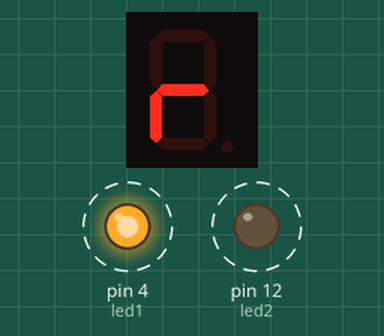
This sketch was run on a simulated Arduino Uno, built with avr-gcc and run on an emulated ATmega328P. Shown: 1-digit seven-segment display, output pins drawn as LEDs (lit = HIGH). Wiring (inferred from the names in the program): 1-digit 7-segment display, segments lit when HIGH: segments pin 5, pin 6, pin 7, pin 8, pin 9, pin 10, pin 11. Dashed ring = blinking. The segment pins are drawn as the display they are named for; pins used as bus, display or sensor lines are not drawn.

Above: at 0.1 s.
At 2.1 s:
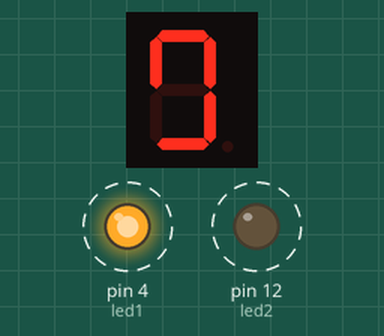
At 8.1 s:
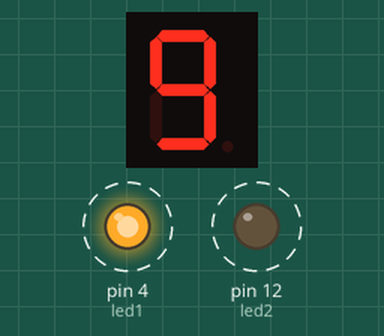
At 17.0 s:
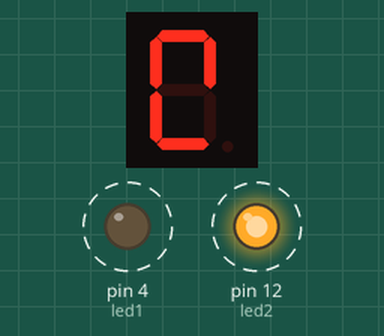
Timing chart, 0 to 40.0 s (numbered marks = the images above):
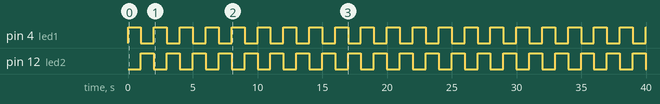

The sketch:

CountingNumbers.ino
```cpp
/*
  CountingNumbers
  Uses the seven segment display to count numbers from 1-10 then spelling ILLINI
 */

// Give Pin 4-12 a name
int ledA = 5;
int ledB = 6;
int ledC = 7;
int ledD = 8;
int ledE = 9;
int ledF = 10;
int ledG = 11;
int led1 = 4;
int led2 =12;

void setup() {
  // initialize digital pins A-G, 1-2 as an output,
  // A-G represents 1 segment of the seven segment display
  // 1 and 2 corresponds to the LED which will alternately blink while display is counting
  pinMode(ledA, OUTPUT);
  pinMode(ledB, OUTPUT);
  pinMode(ledC, OUTPUT);
  pinMode(ledD, OUTPUT);
  pinMode(ledE, OUTPUT);
  pinMode(ledF, OUTPUT);
  pinMode(ledG, OUTPUT);
  pinMode(led1, OUTPUT);
  pinMode(led2, OUTPUT);
}

void loop() {
  digitalWrite(ledD,LOW),digitalWrite(ledE, HIGH),digitalWrite(ledG, HIGH),digitalWrite(led1, HIGH),digitalWrite(led2, LOW);   // Turn on display for number 1 and the top LED
  delay(1000);               // wait for a second
  digitalWrite(ledG, LOW),digitalWrite(ledD, HIGH),digitalWrite(ledF,HIGH),digitalWrite(ledB,HIGH),digitalWrite(ledA,HIGH),digitalWrite(ledE,HIGH),digitalWrite(led1, LOW),digitalWrite(led2, HIGH);  // Turn on display for number 2 and the bot LED
  delay(1000);               // wait for a second
  digitalWrite(ledE,LOW),digitalWrite(ledC,HIGH),digitalWrite(led1, HIGH),digitalWrite(led2, LOW);  // Turn on display for number 3 and the top LED
  delay(1000);               // wait for a second
  digitalWrite(ledD,LOW),digitalWrite(ledA,LOW),digitalWrite(ledG,HIGH),digitalWrite(led1, LOW),digitalWrite(led2, HIGH);  // Turn on display for number 4 and the bot LED
  delay(1000);               // wait for a second
  digitalWrite(ledB,LOW),digitalWrite(ledA,HIGH),digitalWrite(ledD,HIGH),digitalWrite(led1, HIGH),digitalWrite(led2, LOW);  // Turn on display for number 5 and the top LED
  delay(1000);               // wait for a second
  digitalWrite(ledE,HIGH),digitalWrite(led1, LOW),digitalWrite(led2, HIGH);  // Turn on display for number 6 and the bot LED
  delay(1000);               // wait for a second
  digitalWrite(ledE,LOW),digitalWrite(ledD,LOW),digitalWrite(ledF,LOW),digitalWrite(ledG,LOW),digitalWrite(ledB,HIGH),digitalWrite(led1, HIGH),digitalWrite(led2, LOW);  // Turn on display for number 7 and the top LED
  delay(1000);               // wait for a second
  digitalWrite(ledE,HIGH),digitalWrite(ledD,HIGH),digitalWrite(ledF,HIGH),digitalWrite(ledG,HIGH),digitalWrite(led1, LOW),digitalWrite(led2, HIGH);  // Turn on display for number 8 and the bot LED
  delay(1000);               // wait for a second
  digitalWrite(ledE,LOW),digitalWrite(led1, HIGH),digitalWrite(led2, LOW);  // Turn on display for number 9 and the top LED
  delay(1000);               // wait for a second
  digitalWrite(ledE,HIGH),digitalWrite(ledF,LOW),digitalWrite(led1, LOW),digitalWrite(led2, HIGH);  // Turn on display for number 0 and the bot LED
  delay(1000);               // wait for a second
  digitalWrite(ledA,LOW),digitalWrite(ledB,LOW), digitalWrite(ledC,LOW),digitalWrite(ledD, LOW),digitalWrite(led1, HIGH),digitalWrite(led2, LOW); // Turn on display for letter I and the top LED
  delay(1000);               // wait for a second
  digitalWrite(ledD,HIGH),digitalWrite(led1, LOW),digitalWrite(led2, HIGH);  // Turn on display for letter L and the bot LED
  delay(950);               // wait for .95 second
  digitalWrite(ledD,LOW),digitalWrite(ledE, LOW),digitalWrite(ledG, LOW);  // Turns off L to make a blinking effect for the next L
  delay(050);               // wait for .05 second
  digitalWrite(ledD,HIGH),digitalWrite(ledE, HIGH),digitalWrite(ledG, HIGH);digitalWrite(led1, HIGH),digitalWrite(led2, LOW);  // Turn on display for letter L and the top LED
  delay(1000);               // wait for a second
  digitalWrite(ledD,LOW),digitalWrite(ledE, HIGH),digitalWrite(ledG, HIGH),digitalWrite(led1, LOW),digitalWrite(led2, HIGH);  // Turn on display for letter I and the bot LED
  delay(1000);               // wait for a second
  digitalWrite(ledA,HIGH),digitalWrite(ledB, HIGH), digitalWrite(ledC,HIGH),digitalWrite(led1, HIGH),digitalWrite(led2, LOW);  // Turn on display for letter N and the top LED
  delay(1000);               // wait for a second
  digitalWrite(ledA,LOW),digitalWrite(ledB, LOW), digitalWrite(ledC,LOW),digitalWrite(led1, LOW),digitalWrite(led2,HIGH);  // Turn on display for letter I and the bot LED
  delay(950);               // wait for .95 second
  digitalWrite(ledE,LOW),digitalWrite(ledG,LOW);  // Turn of I to make a blinking effect for the code to start over over gain
  delay(50);               // wait for .05 second

}
```

Measured:
- by itself, pin 4 (led1), pin 12 (led2): alternates HIGH for 1.0 s and LOW for 1.0 s
- by itself, everything shown: repeats every 16.0 s, in 18 steps
- what the display in image 1 shows lasts 1.0 s, from 2.0 s to 3.0 s
